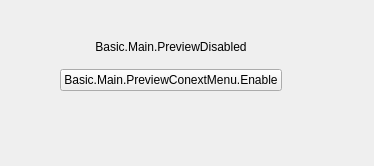
  <widget class="QWidget" name="centralwidget">
   <layout class="QVBoxLayout" name="verticalLayout">
    <property name="spacing">
     <number>0</number>
    </property>
    <property name="leftMargin">
     <number>20</number>
    </property>
    <property name="topMargin">
     <number>0</number>
    </property>
    <property name="rightMargin">
     <number>20</number>
    </property>
    <property name="bottomMargin">
     <number>35</number>
    </property>
    <item>
     <layout class="QHBoxLayout" name="horizontalLayout_2">
      <property name="spacing">
       <number>0</number>
      </property>
      <item>
       <layout class="QHBoxLayout" name="previewLayout">
        <property name="spacing">
         <number>0</number>
        </property>
        <item>
         <widget class="QWidget" name="previewDisabledWidget" native="true">
          <property name="sizePolicy">
           <sizepolicy hsizetype="Expanding" vsizetype="Expanding">
            <horstretch>0</horstretch>
            <verstretch>0</verstretch>
           </sizepolicy>
          </property>
          <layout class="QVBoxLayout" name="verticalLayout_7">
           <property name="spacing">
            <number>0</number>
           </property>
           <property name="leftMargin">
            <number>0</number>
           </property>
           <property name="topMargin">
            <number>0</number>
           </property>
           <property name="rightMargin">
            <number>0</number>
           </property>
           <property name="bottomMargin">
            <number>0</number>
           </property>
           <item>
            <spacer name="verticalSpacer_2">
             <property name="orientation">
              <enum>Qt::Vertical</enum>
             </property>
             <property name="sizeHint" stdset="0">
              <size>
               <width>20</width>
               <height>40</height>
              </size>
             </property>
            </spacer>
           </item>
           <item>
            <widget class="QLabel" name="enablePreviewLabel">
             <property name="sizePolicy">
              <sizepolicy hsizetype="Preferred" vsizetype="Preferred">
               <horstretch>0</horstretch>
               <verstretch>0</verstretch>
              </sizepolicy>
             </property>
             <property name="text">
              <string>Basic.Main.PreviewDisabled</string>
             </property>
             <property name="alignment">
              <set>Qt::AlignCenter</set>
             </property>
            </widget>
           </item>
           <item>
            <spacer name="verticalSpacer">
             <property name="orientation">
              <enum>Qt::Vertical</enum>
             </property>
             <property name="sizeType">
              <enum>QSizePolicy::Fixed</enum>
             </property>
             <property name="sizeHint" stdset="0">
              <size>
               <width>1</width>
               <height>15</height>
              </size>
             </property>
            </spacer>
           </item>
           <item>
            <layout class="QHBoxLayout" name="horizontalLayout">
             <property name="spacing">
              <number>0</number>
             </property>
             <item>
              <spacer name="horizontalSpacer_2">
               <property name="orientation">
                <enum>Qt::Horizontal</enum>
               </property>
               <property name="sizeHint" stdset="0">
                <size>
                 <width>40</width>
                 <height>20</height>
                </size>
               </property>
              </spacer>
             </item>
             <item>
              <widget class="QPushButton" name="enablePreviewButton">
               <property name="text">
                <string>Basic.Main.PreviewConextMenu.Enable</string>
               </property>
              </widget>
             </item>
             <item>
              <spacer name="horizontalSpacer_3">
               <property name="orientation">
                <enum>Qt::Horizontal</enum>
               </property>
               <property name="sizeHint" stdset="0">
                <size>
                 <width>40</width>
                 <height>20</height>
                </size>
               </property>
              </spacer>
             </item>
            </layout>
           </item>
           <item>
            <spacer name="verticalSpacer_3">
             <property name="orientation">
              <enum>Qt::Vertical</enum>
             </property>
             <property name="sizeHint" stdset="0">
              <size>
               <width>20</width>
               <height>40</height>
              </size>
             </property>
            </spacer>
           </item>
          </layout>
         </widget>
        </item>
        <item>
         <layout class="QVBoxLayout" name="previewTextLayout">
          <property name="spacing">
           <number>0</number>
          </property>
          <item>
           <widget class="QWidget" name="previewContainer" native="true">
            <property name="minimumSize">
             <size>
              <width>32</width>
              <height>32</height>
             </size>
            </property>
            <property name="maximumSize">
             <size>
              <width>16777215</width>
              <height>16777215</height>
             </size>
            </property>
            <layout class="QVBoxLayout" name="verticalLayout_2">
             <property name="spacing">
              <number>5</number>
             </property>
             <property name="leftMargin">
              <number>0</number>
             </property>
             <property name="topMargin">
              <number>5</number>
             </property>
             <property name="rightMargin">
              <number>0</number>
             </property>
             <property name="bottomMargin">
              <number>0</number>
             </property>
             <item>
              <widget class="PLSPreviewTitle" name="previewTitle" native="true"/>
             </item>
             <item>
              <layout class="QHBoxLayout" name="perviewLayoutHrz">
               <property name="spacing">
                <number>0</number>
               </property>
               <item>
                <widget class="PLSBasicPreview" name="preview" native="true">
                 <property name="sizePolicy">
                  <sizepolicy hsizetype="Expanding" vsizetype="Expanding">
                   <horstretch>0</horstretch>
                   <verstretch>0</verstretch>
                  </sizepolicy>
                 </property>
                 <property name="maximumSize">
                  <size>
                   <width>16777215</width>
                   <height>16777215</height>
                  </size>
                 </property>
                 <property name="focusPolicy">
                  <enum>Qt::ClickFocus</enum>
                 </property>
                 <property name="contextMenuPolicy">
                  <enum>Qt::CustomContextMenu</enum>
                 </property>
                 <addaction name="actionRemoveSource"/>
                </widget>
               </item>
              </layout>
             </item>
            </layout>
           </widget>
          </item>
         </layout>
        </item>
       </layout>
      </item>
     </layout>
    </item>
   </layout>
  </widget>
